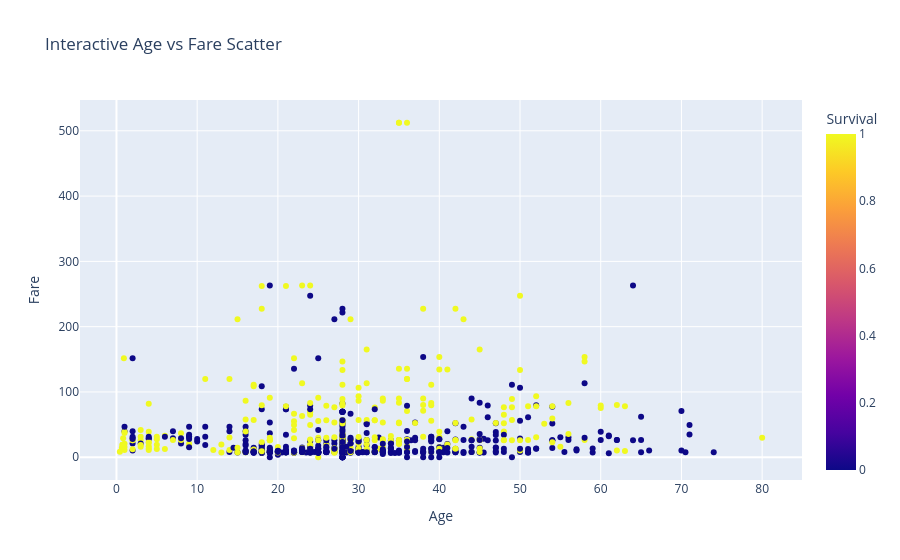

The notebook cell this image was saved under:
### Code cell
fig = px.scatter(
    df,
    x="Age",
    y="Fare",
    color="Survived",
    labels={"Survived": "Survival"},
    title="Interactive Age vs Fare Scatter",
)
fig.show()

### Figure 1 — Plotly figure (JSON) as saved in the notebook; plotly's stock layout.template omitted (floating-point values rounded to 4 significant figures; data arrays with more than 128 entries replaced by an {"elided": "..."} marker saying what was removed)
{"data": [{"hovertemplate": "Age=%{x}<br>Fare=%{y}<br>Survival=%{marker.color}<extra></extra>", "legendgroup": "", "marker": {"color": {"elided": "891 int values"}, "coloraxis": "coloraxis", "symbol": "circle"}, "mode": "markers", "name": "", "orientation": "v", "showlegend": false, "type": "scatter", "x": {"elided": "891 float values"}, "xaxis": "x", "y": {"elided": "891 float values"}, "yaxis": "y"}], "layout": {"coloraxis": {"colorbar": {"title": {"text": "Survival"}}, "colorscale": [[0, "#0d0887"], [0.1111, "#46039f"], [0.2222, "#7201a8"], [0.3333, "#9c179e"], [0.4444, "#bd3786"], [0.5556, "#d8576b"], [0.6667, "#ed7953"], [0.7778, "#fb9f3a"], [0.8889, "#fdca26"], [1, "#f0f921"]]}, "legend": {"tracegroupgap": 0}, "title": {"text": "Interactive Age vs Fare Scatter"}, "xaxis": {"anchor": "y", "domain": [0, 1], "title": {"text": "Age"}}, "yaxis": {"anchor": "x", "domain": [0, 1], "title": {"text": "Fare"}}}}
